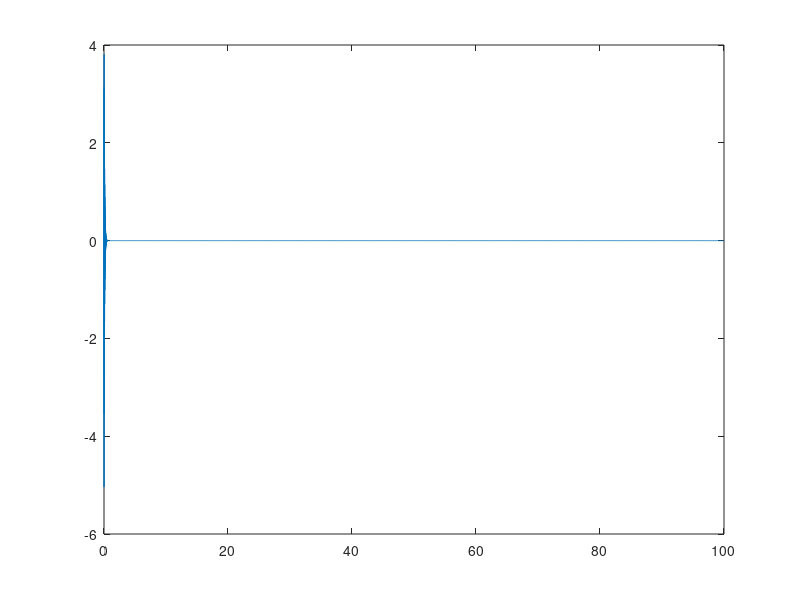

MATLAB code to generate this figure:
clear all;
close all;
dw = 5e4/5e6;
t = 0:dw:100;
N = length(t);
err = zeros(1, N);
p = zeros(1, N);
kp = -1.25;
ki = -1.35;
integrator = 0;
p(1) = pi;
for i = 1:N-1
    err(i) = p(i)-t(i);
    integrator = integrator + ki * err(i);
    p(i+1) = p(i)+kp*err(i)+integrator;
end

plot(t, err)